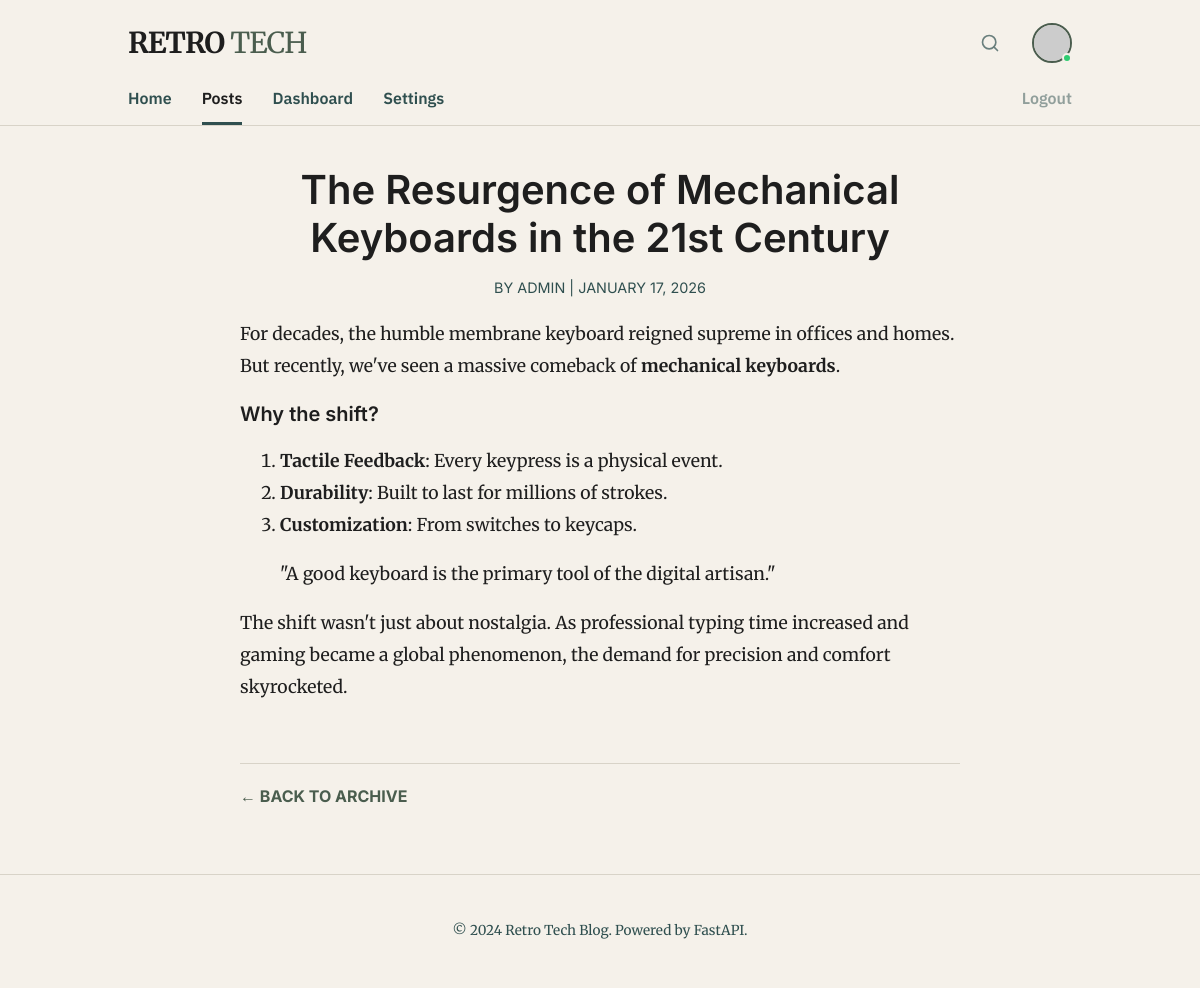
The app's page /posts/1 (signed in) with its own data.
### app/models/post.py (models this page shows)
class Post(Base):
    __tablename__ = "posts"
    id = Column(Integer, primary_key=True, index=True)
    title = Column(String, index=True, nullable=False)
    content = Column(Text, nullable=False)
    published = Column(Boolean, default=False)
    created_at = Column(DateTime, server_default=func.now())
    author_id = Column(Integer, ForeignKey("users.id"))
    author = relationship("User", back_populates="posts")

### app/models/user.py (models this page shows)
class User(Base):
    __tablename__ = "users"
    id = Column(Integer, primary_key=True, index=True)
    email = Column(String, unique=True, index=True, nullable=False)
    full_name = Column(String, nullable=True)
    hashed_password = Column(String, nullable=False)
    role = Column(String, default="user") # "admin" or "user"
    is_active = Column(Boolean, default=True)
    created_at = Column(DateTime, server_default=func.now())
    posts = relationship("Post", back_populates="author", cascade="all, delete-orphan")

### app/web/routes.py (the view)
@router.get("/posts/{id}", response_class=HTMLResponse)
async def post_detail(
    id: int,
    request: Request,
    db: Session = Depends(deps.get_db),
    current_user: Optional[User] = Depends(deps.get_current_user)
):
    post = post_service.get_post(db, post_id=id)
    if not post:
        raise HTTPException(status_code=404, detail="Post not found")
    return templates.TemplateResponse(
        request,
        "posts/detail.html",
        {"post": post, "user": current_user}
    )

### app/templates/posts/detail.html (shortened to what this page needs)
{% extends "base.html" %}
{% block content %}
<article style="max-width: 720px; margin: 0 auto;">
    <header style="border-bottom: none; text-align: center; margin-bottom: 20px;">
        <h1 style="font-size: 2.5rem; margin-bottom: 10px;">{{ post.title }}</h1>
        <p style="color: var(--secondary-color); font-family: 'Inter', sans-serif; font-size: 0.9rem;">
            BY {{ post.author.email.split('@')[0].upper() }} | {{ post.created_at.strftime('%B %d, %Y').upper() }}
        </p>
    </header>
    <div style="font-size: 1.1rem; line-height: 1.8;">
        {{ post.content | markdown | safe }}
    </div>
    <div style="margin-top: 60px; padding-top: 20px; border-top: 1px solid var(--border-color);">
        <a href="/posts" style="color: var(--primary-color); text-decoration: none; font-weight: 700; font-family: 'Inter', sans-serif;">&larr; BACK TO ARCHIVE</a>
    </div>
</article>
{% endblock %}

### app/static/css/main.css (style rules this page uses)
:root { --bg-color: #F5F1EA; --text-color: #1E1E1E; --primary-color: #4A5D4E; --secondary-color: #2F4F4F; --border-color: #D8D3C8; --card-bg: #FBF9F4; --success-color: #5B7F6A; --error-color: #8B3A3A; --warning-color: #A67C52; }
* { box-sizing: border-box; }
body { background-color: var(--bg-color); color: var(--text-color); font-family: 'Merriweather', serif; line-height: 1.6; margin: 0; padding: 0; overflow-x: hidden; }
h1, h2, h3, h4, h5, h6, .ui-font { font-family: 'Inter', sans-serif; font-weight: 600; line-height: 1.2; }
h1 { font-size: 1.75rem; }
h3 { font-size: 1.25rem; }
header { border-bottom: 1px solid var(--border-color); padding: 0; margin-bottom: 24px; background-color: var(--bg-color); }
@media (min-width: 641px) { h1 { font-size: 2.25rem; } }
@media (min-width: 1025px) { header { margin-bottom: 40px; } }

### records on screen
Post: title "The Resurgence of Mechanical Keyboards in the 21st Century", created_at "JANUARY 17, 2026", content "For decades, the humble membrane keyboard reigned supreme in offices and homes. But recently, we've seen a massive comeback of mechanical keyboards . Why the shift? Tactile Feedback : Every keypress is a physical event. Durability : Built to last for millions of strokes. Customization : From switches to keycaps. \"A good keyboard is the primary tool of the digital artisan.\" The shift wasn't just about nostalgia. As professional typing time increased and gaming became a global phenomenon, the demand for precision and comfort skyrocketed."
User: author.email.split "ADMIN"
